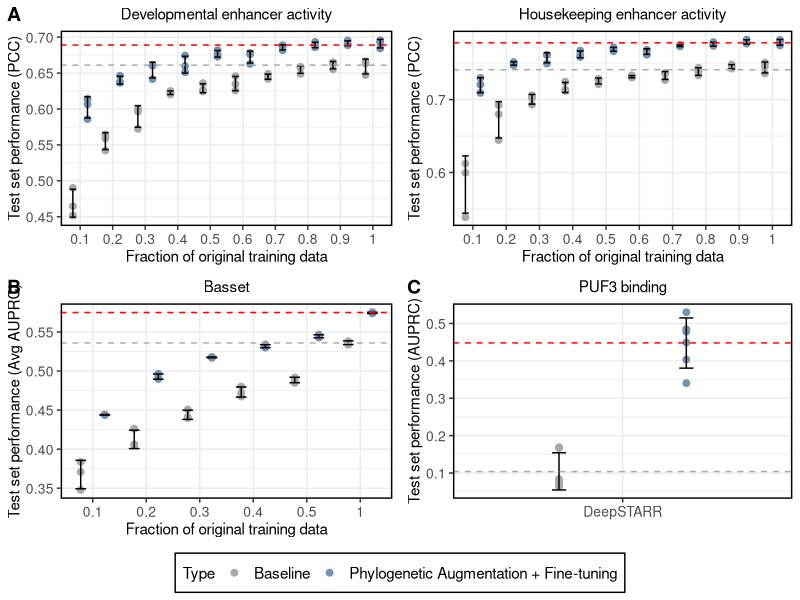
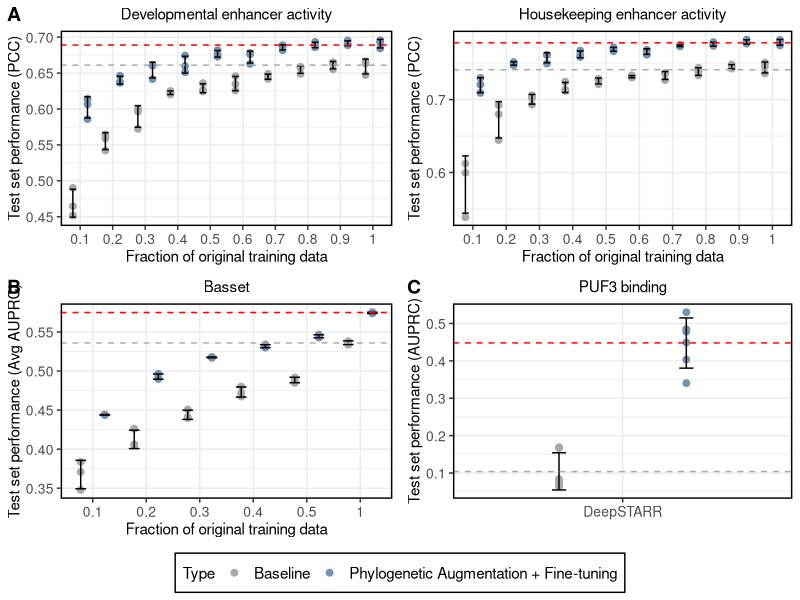

Write the R code that produced these figures, in order.
# ####################################################################################################################
# plot_phylo_aug_sampling_analysis.R
#
# Visualize the test performance of on the Drosophila S2 enhancer data and Basset data with sampling, along with
# the 3'UTR PUF3 binding test performance
# ####################################################################################################################

# ====================================================================================================================
# Imports
# ====================================================================================================================
library(tidyverse)
library(cowplot)

# ====================================================================================================================
# Common functions
# ====================================================================================================================

# Summarize data (mean and standard deviation)
data_summary <- function(data, varname, groupnames){
  require(plyr)
  summary_func <- function(x, col){
    c(mean = mean(x[[col]], na.rm=TRUE),
      sd = sd(x[[col]], na.rm=TRUE))
  }
  data_sum<-ddply(data, groupnames, .fun=summary_func,
                  varname)
  data_sum <- rename(data_sum, c("mean" = varname))
  return(data_sum)
}

# ====================================================================================================================
# Main code
# ====================================================================================================================

# Load Drosophila data
drosophila_pcc <- read_tsv("../output/drosophila_sampling_metrics.tsv")

# Clean up values for display
drosophila_pcc$type <- factor(drosophila_pcc$type)
drosophila_pcc$fraction <- factor(drosophila_pcc$fraction)
drosophila_pcc$type <- fct_relevel(drosophila_pcc$type, c('none', 'homologs', 'homologs_finetune', 'finetune'))
drosophila_pcc <- drosophila_pcc %>% filter(type %in% c('none', 'homologs_finetune'))
drosophila_pcc$type <- fct_recode(drosophila_pcc$type, `Baseline` = "none", `Phylogenetic Augmentation + Fine-tuning` = "homologs_finetune")

# Create plot for Development task
drosophila_corr_summary_dev_df <- data_summary(drosophila_pcc, varname="pcc_test_Dev", 
                                               groupnames=c("type", "fraction"))

plot_dev <- ggplot(drosophila_corr_summary_dev_df, aes(x=fraction, y=pcc_test_Dev, colour=type, fill=type)) +
  geom_point(data=drosophila_pcc, size=2, position = position_dodge(width=0.9)) +
  geom_errorbar(aes(ymin = pcc_test_Dev-sd, ymax = pcc_test_Dev+sd), width=.4, position=position_dodge(.9), colour="black") +
  geom_hline(yintercept=0.661, linetype="dashed", color = "darkgrey") +
  geom_hline(yintercept=0.689, linetype="dashed", color = "red") +
  theme_bw() +
  scale_color_manual(values=c('darkgrey', '#7393B3')) +
  xlab("Fraction of original training data") +
  ylab("Test set performance (PCC)") +
  ggtitle('Developmental enhancer activity') +
  theme(legend.position="none",
        plot.title = element_text(hjust = 0.5, size=11),
        axis.title=element_text(size=11), axis.text = element_text(size =10), legend.text = element_text(size=13),
        panel.border = element_rect(colour = "black", fill=NA, size=1))

# Create plot for Housekeeping task
drosophila_corr_summary_hk_df <- data_summary(drosophila_pcc, varname="pcc_test_Hk", 
                                              groupnames=c("type", "fraction"))
plot_hk <- ggplot(drosophila_corr_summary_hk_df, aes(x=fraction, y=pcc_test_Hk, colour=type, fill=type)) +
  geom_point(data=drosophila_pcc, size=2, position = position_dodge(width=0.9)) +
  geom_errorbar(aes(ymin = pcc_test_Hk-sd, ymax = pcc_test_Hk+sd), width=.4, position=position_dodge(.9), colour="black") +
  geom_hline(yintercept=0.741, linetype="dashed", color = "darkgrey") +
  geom_hline(yintercept=0.778, linetype="dashed", color = "red") +
  theme_bw() +
  scale_color_manual(values=c('darkgrey', '#7393B3')) +
  xlab("Fraction of original training data") +
  ylab("Test set performance (PCC)") +
  ggtitle('Housekeeping enhancer activity') +
  theme(legend.position="none", plot.title = element_text(hjust = 0.5, size=11), axis.title=element_text(size=11),
        axis.text = element_text(size =10), legend.title = element_text(size=11), legend.text = element_text(size=11),
        panel.border = element_rect(colour = "black", fill=NA, size=1))

# Combine plots
plot_a <- plot_grid(plot_dev, plot_hk, ncol=2, labels=c('A', ''))

# Load Basset data
basset_df <- read_tsv("../output/basset_sampling_metrics.tsv")

# Clean up values for display
basset_df$type <- factor(basset_df$type)
basset_df$fraction <- factor(basset_df$fraction)
basset_df$type <- fct_relevel(basset_df$type, c('none', 'finetune', 'homologs', 'homologs_finetune'))
basset_df <- basset_df %>% filter(type %in% c('none', 'homologs_finetune'))
basset_df$type <- fct_recode(basset_df$type, `Baseline` = "none", `Phylogenetic Augmentation + Fine-tuning` = "homologs_finetune", `Fine-tuning` = "finetune", `Phylogenetic Augmentation` = "homologs")
basset_df$model <- fct_recode(basset_df$model, `Basset` = "basset")

# Create a plot for the Basset data
basset_summary_df <- data_summary(basset_df, varname="mean_test_pr", 
                                  groupnames=c("type", "fraction"))

plot_basset <- ggplot(basset_summary_df, aes(x=fraction, y=mean_test_pr, colour=type, fill=type)) +
  geom_point(data=basset_df, size=2, position = position_dodge(width=0.9)) +
  geom_errorbar(aes(ymin = mean_test_pr-sd, ymax = mean_test_pr+sd), width=.4, position=position_dodge(.9), colour="black") +
  theme_bw() +
  geom_hline(yintercept=0.536, linetype="dashed", color = "darkgrey") +
  geom_hline(yintercept=0.575, linetype="dashed", color = "red") +
  scale_color_manual(values=c('darkgrey','#7393B3')) +
  xlab("Fraction of original training data") +
  ylab("Test set performance (Avg AUPRC)") +
  ggtitle('Basset') +
  theme(legend.position="none", plot.title = element_text(hjust = 0.5, size=11),
        axis.title=element_text(size=11), axis.text = element_text(size =10), legend.text = element_text(size=11),
        panel.border = element_rect(colour = "black", fill=NA, size=1))

# Load yeast data
yeast_corr_df <- read_tsv("../output/yeast_model_metrics.tsv")

# Clean up values for display
yeast_corr_df$type <- factor(yeast_corr_df$type)
yeast_corr_df$type <- fct_relevel(yeast_corr_df$type, c('none', 'finetune', 'homologs', 'homologs_finetune'))
yeast_corr_df <- yeast_corr_df %>% filter(type %in% c('none', 'homologs_finetune'))
yeast_corr_df$type <- fct_recode(yeast_corr_df$type, `Baseline` = "none", `Phylogenetic Augmentation + Fine-tuning` = "homologs_finetune", `Fine-tuning` = "finetune", `Phylogenetic Augmentation` = "homologs")
yeast_corr_df$model <- factor(yeast_corr_df$model)
yeast_corr_df$model <- fct_relevel(yeast_corr_df$model, c('deepstarr', 'explainn', 'motif_deepstarr'))
yeast_corr_df$model <- fct_recode(yeast_corr_df$model, `DeepSTARR` = "deepstarr", `ExplaiNN` = "explainn", `Motif DeepSTARR` = "motif_deepstarr", `Scrambled Control` = "Scrambled Control")

# Create plot for yeast classification
yeast_corr_summary_df <- data_summary(yeast_corr_df, varname="pr_test", 
                                      groupnames=c("model", "type"))
plot_yeast <- ggplot(yeast_corr_summary_df, aes(x=model, y=pr_test, colour=type, fill=type)) +
  geom_point(data=yeast_corr_df, size=2, position = position_dodge(width=0.9)) +
  geom_errorbar(aes(ymin = pr_test-sd, ymax = pr_test+sd), width=.1, position=position_dodge(.9), colour="black") +
  theme_bw() +
  geom_hline(yintercept=0.104, linetype="dashed", color = "darkgrey") +
  geom_hline(yintercept=0.448, linetype="dashed", color = "red") +
  scale_color_manual(values=c('#A9A9A9' ,'#7393B3')) +
  xlab("") +
  ylab("Test set performance (AUPRC)") +
  ggtitle('PUF3 binding') +
  theme(plot.title = element_text(hjust = 0.5, size=11),
        axis.title=element_text(size=11), axis.text = element_text(size=10), legend.title = element_text(size=11),
        legend.text = element_text(size=11), panel.border = element_rect(colour = "black", fill=NA, size=1), 
        legend.background = element_rect(size=0.5, linetype="solid", colour="black", fill="white"), legend.direction="horizontal") +
  guides(colour=guide_legend(title="Type"), fill='none')

# Copy legend
grobs <- ggplotGrob(plot_yeast)$grobs
plot_yeast <- plot_yeast + theme(legend.position="none")
legend <- grobs[[which(sapply(grobs, function(x) x$name) == "guide-box")]]

# Create final figure
plot_b_c <- plot_grid(plot_basset, plot_yeast, ncol=2, labels=c('B', 'C'))
figure <- plot_grid(plot_a, plot_b_c, ncol=1, rel_heights = c(1, 1,  .1))
figure <- plot_grid(figure, legend, ncol=1, rel_heights = c(1, .1))
figure <- figure + theme(panel.background = element_rect(fill = 'white', colour = 'white'))

# Save a high quality and low quality image
ggsave("../figures/figure_3.tiff", figure, units="in", width=7.5, height=7.5, device='tiff', dpi=350)
ggsave("../figures/figure_3.jpg", figure, units="in", width=7.5, height=7.5)
